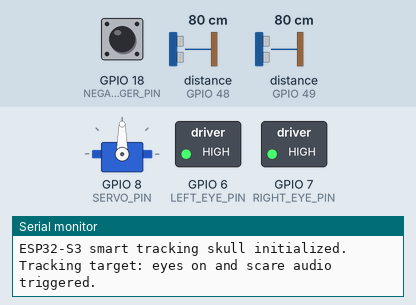
This sketch was run on a simulated ESP32-S3. Shown: servo, switched loads named in the sketch (green lamp = pin HIGH), the last lines printed to the serial monitor. Wiring (inferred from the names in the program): 2 × IR receiver: data GPIO 35 / data GPIO 36. The inputs (shaded band) are chosen by the test bench; at power-on: distance to the obstacle (sensors on GPIO 48, GPIO 49) 80 cm, GPIO 18 (NEGATIVE_TRIGGER_PIN) HIGH. The audio player accepts every command and is not drawn.

Above: at 1.7 s.
1.8 s: distance to the obstacle (sensor on GPIO 48) set to 2 cm
At 2.07 s:
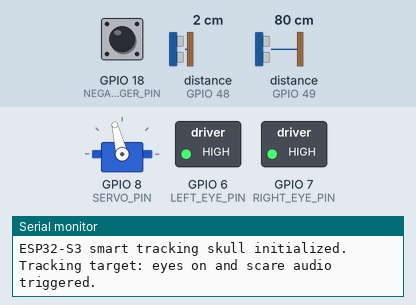
At 4.2 s:
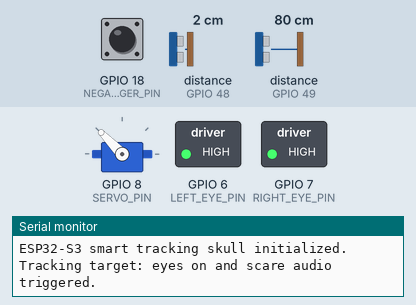
4.8 s: distance to the obstacle (sensor on GPIO 49) set to 2 cm
7.8 s: distance to the obstacle (sensor on GPIO 48) set to 27 cm
10.8 s: distance to the obstacle (sensor on GPIO 48) set to 32 cm
At 13.2 s:
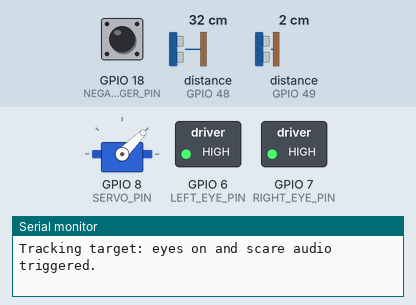
13.8 s: distance to the obstacle (sensor on GPIO 49) set to 25 cm
16.5 s: distance to the obstacle (sensor on GPIO 49) set to 33 cm
At 16.74 s:
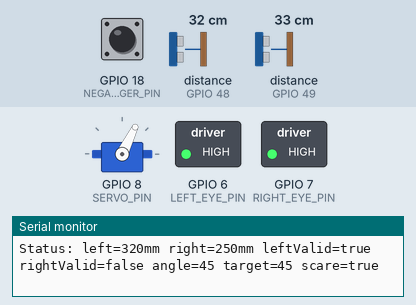
Timing chart, 0 to 19.7 s (numbered marks = the images above; inputs shaded):
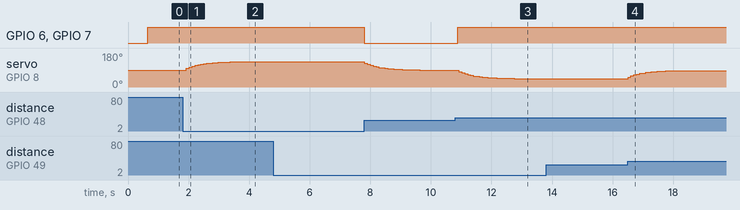

Measured:
- the behaviour switches between 29 and 30 cm on distance to the obstacle (sensor on GPIO 48) (found by bisection; images 2 and 3)
- the behaviour switches between 29 and 30 cm on distance to the obstacle (sensor on GPIO 49) (found by bisection; images 3 and 4)
- after the input at 1.8 s, servo on GPIO 8 (SERVO_PIN): moves from 90° to 134° over 1.8 s, starting after 0.13 s
- after the input at 10.8 s, GPIO 6 (LEFT_EYE_PIN), GPIO 7 (RIGHT_EYE_PIN): LOW → HIGH after 0.09 s; servo on GPIO 8 (SERVO_PIN): moves from 90° to 45° over 1.8 s, starting after 0.12 s
- after the input at 16.5 s, servo on GPIO 8 (SERVO_PIN): moves from 45° to 87° over 1.7 s, starting at once

The sketch:

ESP32S3_SmartTracking_Node.ino
```cpp
#include <Wire.h>
#include <VL53L1X.h>
#include <ESP32Servo.h>
#include <HardwareSerial.h>
#include <DFRobotDFPlayerMini.h>

/*
  ESP32-S3 Smart Tracking Skull

  This board variant uses the ESP32-S3-WROOM-1 module and keeps the same
  tracking behavior as the standard ESP32 skull design, while moving the GPIOs
  to a safer set for the S3 board.

  Bill of materials:
  - ESP32-S3-WROOM-1 module
  - 2x VL53L1X ToF sensors
  - 1x RC steering servo (powered from a UBEC)
  - 1x DFPlayer Mini + MicroSD card
  - 2x LEDs with 220 ohm resistors
  - 2S LiPo or 7.2V NiMH pack + UBEC

  Wiring notes:
  - All grounds must be common: ESP32-S3, ToFs, servo, DFPlayer, and LED returns.
  - The servo should get its power from a separate UBEC output, not directly from the ESP32 3.3V rail.
  - Keep the DFPlayer RX line short and use a 1k resistor if noise is present.
  - Sensor mounting should be roughly 15-20 degrees outward to improve left/right discrimination.
*/

VL53L1X leftSensor;
VL53L1X rightSensor;
Servo skullServo;
HardwareSerial dfPlayerSerial(2);
DFRobotDFPlayerMini myDFPlayer;

// Tracking state variables
float currentAngle = 90.0;
float targetAngle = 90.0;
unsigned long lastTargetTime = 0;
bool isScaring = false;
bool leftSensorReady = false;
bool rightSensorReady = false;
bool dfPlayerReady = false;

// Configuration constants
const int CENTER_ANGLE = 90;
const int MIN_ANGLE = 30;
const int MAX_ANGLE = 150;
const int COOLDOWN_MS = 3000;
const float EASING_SPEED = 0.18;
const int MIN_DIST = 300;
const int MAX_DIST = 915;

// ESP32-S3-safe pin assignments
const int LEFT_EYE_PIN = 6;
const int RIGHT_EYE_PIN = 7;
const int XSHUT_LEFT = 4;
const int XSHUT_RIGHT = 5;
const int SERVO_PIN = 8;
const int I2C_SDA_PIN = 21;
const int I2C_SCL_PIN = 20;
const int NEGATIVE_TRIGGER_PIN = 18;
const int REMOTE_INIT_LOCKOUT_PIN = 35; // LOW = skip DFPlayer + ToF initialization; GPIO34 is not exposed on this module
const int REMOTE_INIT_RETRY_PIN = 36;   // LOW = retry init later if not already initialized
const int DFPLAYER_RX_PIN = 16;
const int DFPLAYER_TX_PIN = 17;

const unsigned long STATUS_INTERVAL_MS = 5000;
const unsigned long RETRY_INIT_INTERVAL_MS = 10000;
unsigned long lastStatusAt = 0;
unsigned long lastRetryInitAt = 0;
bool lastNegativeTriggerActive = false;

bool isRemoteInitLocked() {
  return digitalRead(REMOTE_INIT_LOCKOUT_PIN) == LOW;
}

bool shouldRetryRemoteInit() {
  return digitalRead(REMOTE_INIT_RETRY_PIN) == LOW;
}

void setEyeState(bool on) {
  digitalWrite(LEFT_EYE_PIN, on ? HIGH : LOW);
  digitalWrite(RIGHT_EYE_PIN, on ? HIGH : LOW);
}

bool initSensors() {
  if (isRemoteInitLocked()) {
    Serial.println(F("Remote init lockout active: skipping VL53L1X initialization."));
    return false;
  }

  leftSensorReady = false;
  rightSensorReady = false;

  pinMode(XSHUT_LEFT, OUTPUT);
  pinMode(XSHUT_RIGHT, OUTPUT);
  digitalWrite(XSHUT_LEFT, LOW);
  digitalWrite(XSHUT_RIGHT, LOW);
  delay(10);

  pinMode(XSHUT_LEFT, INPUT);
  delay(10);
  leftSensor.setTimeout(500);
  if (!leftSensor.init()) {
    Serial.println(F("Left VL53L1X initialization failed; remote sensor may be unplugged."));
    return false;
  }
  leftSensorReady = true;
  leftSensor.setAddress(0x30);

  pinMode(XSHUT_RIGHT, INPUT);
  delay(10);
  rightSensor.setTimeout(500);
  if (!rightSensor.init()) {
    Serial.println(F("Right VL53L1X initialization failed; remote sensor may be unplugged."));
    return false;
  }
  rightSensorReady = true;
  rightSensor.setAddress(0x31);

  leftSensor.startContinuous(50);
  rightSensor.startContinuous(50);
  Serial.println(F("VL53L1X sensors initialized."));
  return true;
}

bool initDFPlayer() {
  if (isRemoteInitLocked()) {
    Serial.println(F("Remote init lockout active: skipping DFPlayer initialization."));
    return false;
  }

  dfPlayerSerial.begin(9600, SERIAL_8N1, DFPLAYER_RX_PIN, DFPLAYER_TX_PIN);
  if (myDFPlayer.begin(dfPlayerSerial)) {
    myDFPlayer.volume(25);
    dfPlayerReady = true;
    Serial.println(F("DFPlayer Mini initialized."));
    return true;
  }

  dfPlayerReady = false;
  Serial.println(F("DFPlayer Mini failed to initialize; remote module may be unplugged."));
  return false;
}

void triggerScare() {
  if (isScaring || !dfPlayerReady) {
    return;
  }

  isScaring = true;
  setEyeState(true);
  myDFPlayer.playFolder(1, 1);
  Serial.println(F("Tracking target: eyes on and scare audio triggered."));
}

void endScare() {
  if (!isScaring) {
    return;
  }

  isScaring = false;
  setEyeState(false);
  if (dfPlayerReady) {
    myDFPlayer.stop();
  }
  Serial.println(F("Target lost: idle state restored."));
}

void printConfig() {
  Serial.println(F("=== Smart Tracking Skull Config ==="));
  Serial.print(F("Center angle: "));
  Serial.println(CENTER_ANGLE);
  Serial.print(F("Min angle: "));
  Serial.println(MIN_ANGLE);
  Serial.print(F("Max angle: "));
  Serial.println(MAX_ANGLE);
  Serial.print(F("Cooldown ms: "));
  Serial.println(COOLDOWN_MS);
  Serial.print(F("Min distance mm: "));
  Serial.println(MIN_DIST);
  Serial.print(F("Max distance mm: "));
  Serial.println(MAX_DIST);
  Serial.print(F("Left eye pin: "));
  Serial.println(LEFT_EYE_PIN);
  Serial.print(F("Right eye pin: "));
  Serial.println(RIGHT_EYE_PIN);
  Serial.print(F("Servo pin: "));
  Serial.println(SERVO_PIN);
  Serial.print(F("I2C SDA pin: "));
  Serial.println(I2C_SDA_PIN);
  Serial.print(F("I2C SCL pin: "));
  Serial.println(I2C_SCL_PIN);
  Serial.print(F("DFPlayer RX pin: "));
  Serial.println(DFPLAYER_RX_PIN);
  Serial.print(F("DFPlayer TX pin: "));
  Serial.println(DFPLAYER_TX_PIN);
  Serial.print(F("Negative trigger pin: "));
  Serial.println(NEGATIVE_TRIGGER_PIN);
  Serial.print(F("Remote init lockout pin: "));
  Serial.println(REMOTE_INIT_LOCKOUT_PIN);
  Serial.print(F("Remote retry init pin: "));
  Serial.println(REMOTE_INIT_RETRY_PIN);
  Serial.print(F("ToF left XSHUT: "));
  Serial.println(XSHUT_LEFT);
  Serial.print(F("ToF right XSHUT: "));
  Serial.println(XSHUT_RIGHT);
  Serial.println(F("================================="));
}

void printStatus(int leftDist, int rightDist, bool leftValid, bool rightValid) {
  Serial.print(F("Status: left="));
  Serial.print(leftDist);
  Serial.print(F("mm right="));
  Serial.print(rightDist);
  Serial.print(F("mm leftValid="));
  Serial.print(leftValid ? F("true") : F("false"));
  Serial.print(F(" rightValid="));
  Serial.print(rightValid ? F("true") : F("false"));
  Serial.print(F(" angle="));
  Serial.print((int)currentAngle);
  Serial.print(F(" target="));
  Serial.print((int)targetAngle);
  Serial.print(F(" scare="));
  Serial.println(isScaring ? F("true") : F("false"));
}

void handleNegativeTrigger() {
  bool negativeTriggerActive = digitalRead(NEGATIVE_TRIGGER_PIN) == LOW;

  if (negativeTriggerActive && !lastNegativeTriggerActive) {
    Serial.println(F("Negative trigger: printing configuration to serial."));
    printConfig();
  }

  lastNegativeTriggerActive = negativeTriggerActive;
}

void setup() {
  Serial.begin(115200);
  Wire.begin(I2C_SDA_PIN, I2C_SCL_PIN);

  pinMode(LEFT_EYE_PIN, OUTPUT);
  pinMode(RIGHT_EYE_PIN, OUTPUT);
  pinMode(NEGATIVE_TRIGGER_PIN, INPUT_PULLUP);
  pinMode(REMOTE_INIT_LOCKOUT_PIN, INPUT_PULLUP);
  pinMode(REMOTE_INIT_RETRY_PIN, INPUT_PULLUP);
  setEyeState(false);

  skullServo.setPeriodHertz(50);
  skullServo.attach(SERVO_PIN, 500, 2400);
  skullServo.write(CENTER_ANGLE);

  if (!isRemoteInitLocked()) {
    initDFPlayer();
    initSensors();
  } else {
    Serial.println(F("Remote init lockout pin is LOW; skipping DFPlayer and ToF initialization."));
  }

  lastTargetTime = millis();
  printConfig();
  Serial.println(F("ESP32-S3 smart tracking skull initialized."));
}

void loop() {
  if (shouldRetryRemoteInit() && (!dfPlayerReady || !leftSensorReady || !rightSensorReady)) {
    if (millis() - lastRetryInitAt >= RETRY_INIT_INTERVAL_MS) {
      Serial.println(F("Retrying remote DFPlayer/VL53L1X initialization."));
      if (!dfPlayerReady) {
        initDFPlayer();
      }
      if (!leftSensorReady || !rightSensorReady) {
        initSensors();
      }
      lastRetryInitAt = millis();
    }
  }

  int leftDist = leftSensorReady ? leftSensor.read() : -1;
  int rightDist = rightSensorReady ? rightSensor.read() : -1;

  bool leftValid = leftSensorReady && (leftDist >= MIN_DIST && leftDist <= MAX_DIST);
  bool rightValid = rightSensorReady && (rightDist >= MIN_DIST && rightDist <= MAX_DIST);

  handleNegativeTrigger();

  if (leftValid || rightValid) {
    triggerScare();
    lastTargetTime = millis();

    if (leftValid && rightValid) {
      int diff = leftDist - rightDist;
      targetAngle = map(diff, -300, 300, 55, 125);
    } else if (leftValid) {
      targetAngle = 45;
    } else {
      targetAngle = 135;
    }
  } else {
    if (millis() - lastTargetTime > COOLDOWN_MS) {
      targetAngle = CENTER_ANGLE;
      if (isScaring) {
        endScare();
      }
    }
  }

  targetAngle = constrain(targetAngle, MIN_ANGLE, MAX_ANGLE);
  currentAngle += (targetAngle - currentAngle) * EASING_SPEED;
  skullServo.write((int)currentAngle);

  if (millis() - lastStatusAt >= STATUS_INTERVAL_MS) {
    printStatus(leftDist, rightDist, leftValid, rightValid);
    lastStatusAt = millis();
  }

  delay(30);
}
```
